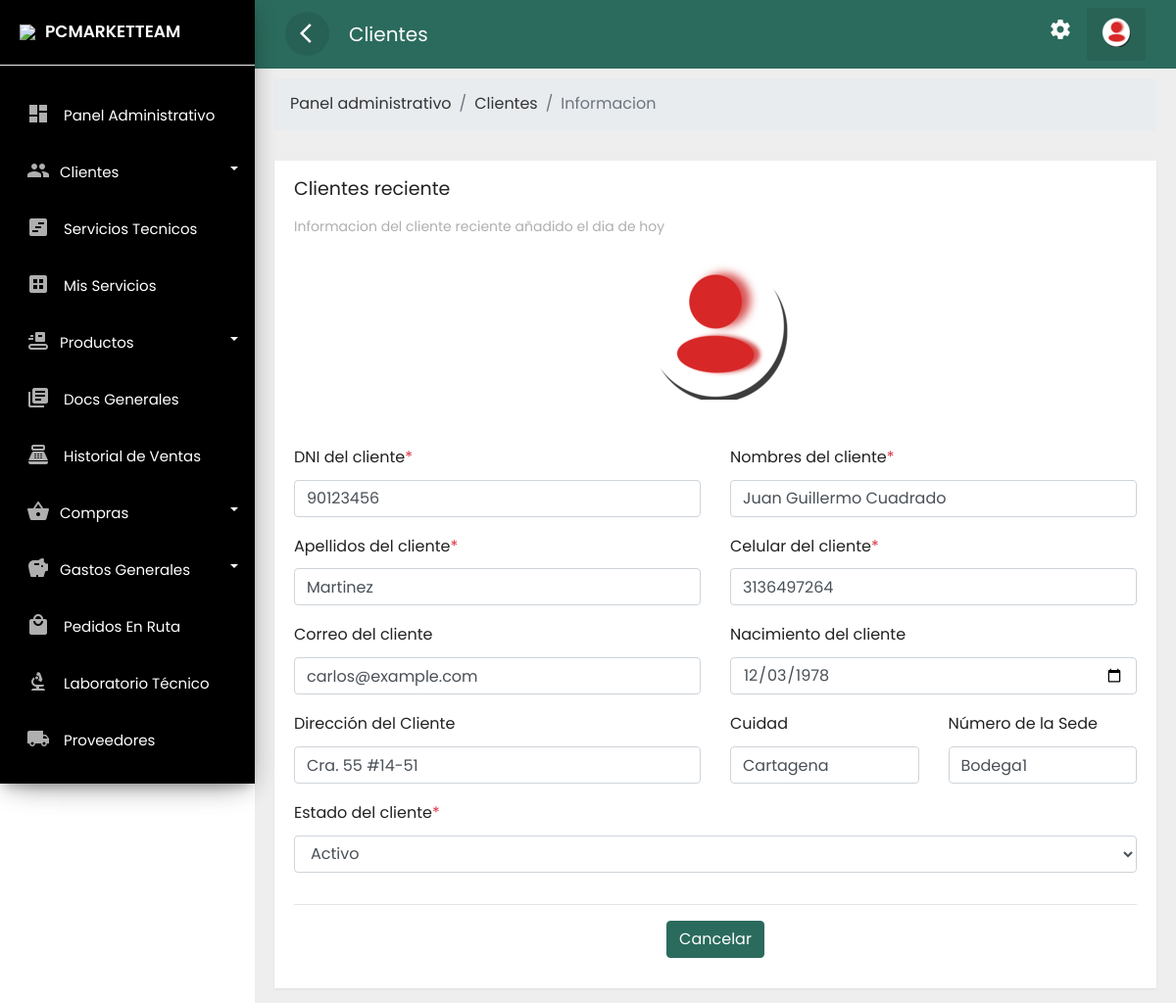
Before: /frontend/clientes/informacion.php?id=5 (signed in) with the older database file.
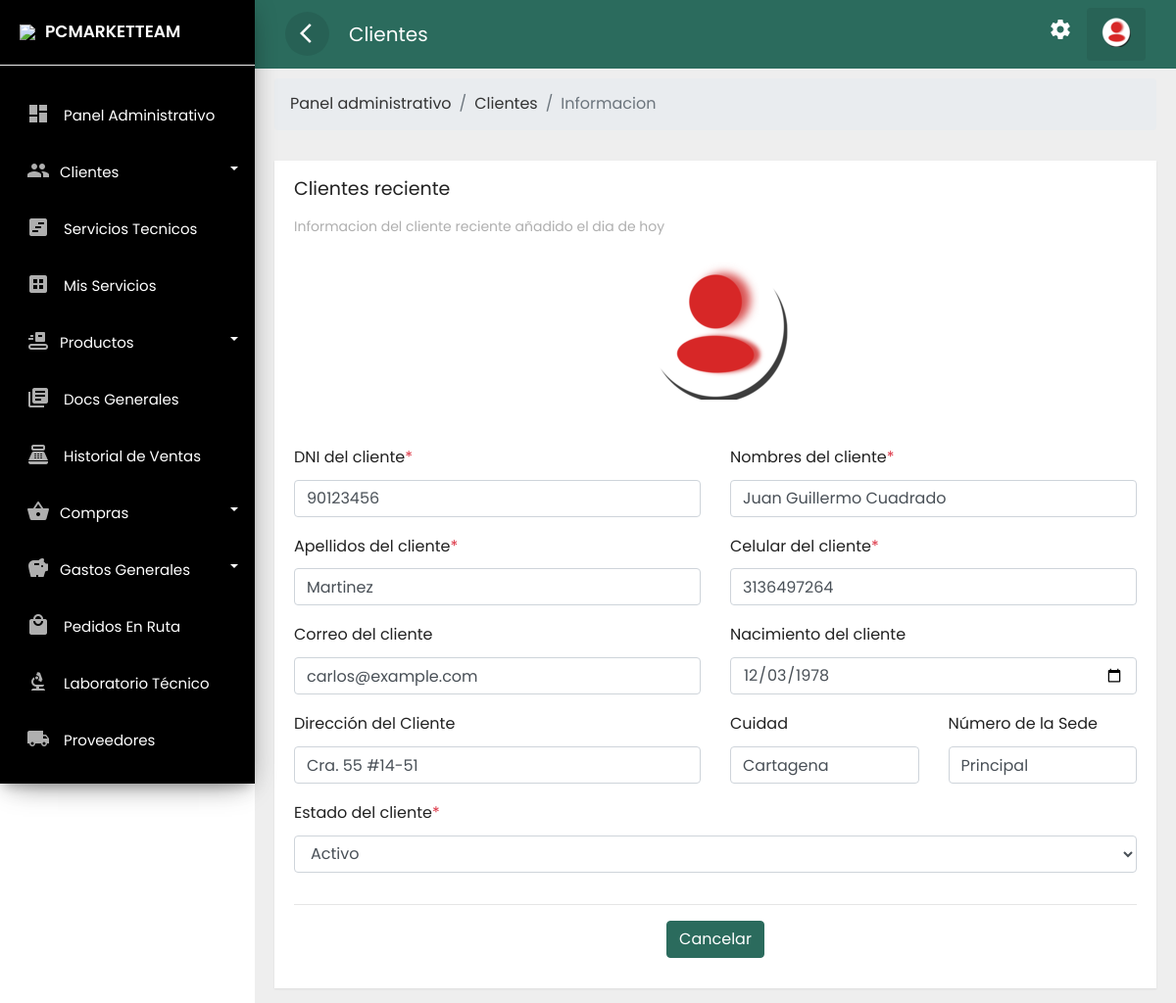
After: the same page with the newer database file.
### tables this page shows
CREATE TABLE `clientes` (
  `idclie` int(11) NOT NULL,
  `numid` char(8) NOT NULL,
  `nomcli` text NOT NULL,
  `apecli` text NOT NULL,
  `naci` date NOT NULL,
  `correo` text NOT NULL,
  `celu` char(10) NOT NULL,
  `estad` varchar(15) NOT NULL,
  `fere` timestamp NOT NULL DEFAULT current_timestamp(),
  `dircli` text DEFAULT NULL,
  `ciucli` text DEFAULT NULL,
  `idsede` text DEFAULT NULL
);

### frontend/clientes/informacion.php (the view, shortened to what the changed rows need)
<?php if(isset($_SESSION['id'])) { ?>
<!doctype html>
<html lang="es">
<head>
<link rel="stylesheet" href="../../backend/css/bootstrap.min.css">
<link rel="stylesheet" href="../../backend/css/custom.css">
<link rel="stylesheet" href="../../backend/css/loader.css">
</head>
<body>
<div class="wrapper">
<div id="content">
    <div class="main-content">
        <div class="row ">
            <div class="col-lg-12 col-md-12">
                <div class="card" style="min-height: 485px">
                    <div class="card-content table-responsive">
                        <?php
require '../../backend/bd/ctconex.php';
$id = $_GET['id'];
$sentencia = $connect->prepare("SELECT * FROM clientes  WHERE clientes.idclie= '$id';");
$sentencia->execute();
$data =  array();
if($sentencia){
while($r = $sentencia->fetchObject()){
$data[] = $r;
}
}
?>
  <?php if(count($data)>0):?>
  <?php foreach($data as $f):?>
  <form enctype="multipart/form-data" method="POST" autocomplete="off">
      <div class="row">
          <div class="col-md-12 col-lg-12">
              <div class="form-group">
                  <center><img src="../../backend/img/4d.png"></center>
              </div>
          </div>
      </div>
      <br>
      <div class="row">
          <div class="col-md-6 col-lg-6">
              <div class="form-group">
                  <label for="email">DNI del cliente<span
                          class="text-danger">*</span></label>
                  <input type="text" maxlength="12"
                      onKeypress="if (event.keyCode < 45 || event.keyCode > 57) event.returnValue = false;"
                      class="form-control" value="<?php echo  $f->numid  ; ?>"
                      name="txtnum" required placeholder="DNI del cliente">
              </div>
          </div>
          <div class="col-md-6 col-lg-6">
              <div class="form-group">
                  <label for="email">Nombres del cliente<span
                          class="text-danger">*</span></label>
                  <input type="text" value="<?php echo  $f->nomcli  ; ?>"
                      class="form-control" name="txtnaame" required
                      placeholder="Nombre de la cliente">
              </div>
          </div>
      </div>
      <div class="row">
          <div class="col-md-6 col-lg-6">
              <div class="form-group">
                  <label for="email">Apellidos del cliente<span
                          class="text-danger">*</span></label>
                  <input type="text" class="form-control"
                      value="<?php echo  $f->apecli  ; ?>" name="txtape" required
                      placeholder="Apellido del cliente">
              </div>
          </div>
          <div class="col-md-6 col-lg-6">
              <div class="form-group">
                  <label for="email">Celular del cliente<span
                          class="text-danger">*</span></label>
                  <input type="text" class="form-control" maxlength="12"
                      onKeypress="if (event.keyCode < 45 || event.keyCode > 57) event.returnValue = false;"
                      value="<?php echo  $f->celu  ; ?>" name="txtcel" required
                      placeholder="Celular de la cliente">
              </div>
          </div>
      </div>
      <div class="row">
          <div class="col-md-6 col-lg-6">
              <div class="form-group">
                  <label for="email">Correo del cliente</label>
                  <input type="email" class="form-control"
                      value="<?php echo  $f->correo  ; ?>" name="txtema"
                      placeholder="Correo del cliente">
              </div>
          </div>
          <div class="col-md-6 col-lg-6">
              <div class="form-group">
                  <label for="email">Nacimiento del cliente</label>
                  <input type="date" class="form-control"
                      value="<?php echo  $f->naci  ; ?>" name="txtnaci" placeholder="">
              </div>
          </div>
      </div>
      <div class="row">
          <div class="col-md-6 col-lg-6">
              <div class="form-group">
                  <label for="text">Dirección del Cliente</label>
                  <input type="text" class="form-control"
                      value="<?php echo  $f->dircli  ; ?>" name="txtdire"
                      placeholder="Direcion del Cliente">
              </div>
          </div>
          <div class="col-md-3 col-lg-3">
              <div class="form-group">
                  <label for="text">Cuidad</label>
                  <input type="text" class="form-control"
                      value="<?php echo  $f->ciucli  ; ?>" name="txtciud" placeholder="Cuidad">
              </div>
          </div>
          <div class="col-md-3 col-lg-3">
              <div class="form-group">
                  <label for="text">Número de la Sede</label>
                  <input type="text" class="form-control"
                      value="<?php echo  $f->idsede  ; ?>" name="txtsede" placeholder="Numero de la Sede">
              </div>
          </div>
      </div>
      <div class="row">
          <div class="col-md-12 col-lg-12">
              <div class="form-group">
                  <label for="email">Estado del cliente<span
                          class="text-danger">*</span></label>
                  <select class="form-control" required name="txtesta">
                      <option value="<?php echo  $f->estad  ; ?>">
                          <?php echo  $f->estad  ; ?></option>
                  </select>
              </div>
          </div>
      </div>
      <hr>
      <center>
      <div class="form-group">
          <div class="col-sm-12">
              <a class="btn btn-danger text-white"
                  href="../clientes/mostrar.php">Cancelar</a>
          </div>
      </div>
  </form>
  <?php endforeach; ?>
  <?php else:?>
  <div class="alert alert-warning" role="alert">
      No se encontró ningún dato!
  </div>
  <?php endif; ?>
</div>
</div>
</div>
</div>
</div>
</div>
</div>
</body>
</html>
<?php }else{
header('Location: ../error404.php');
} ?>

Changed rows visible on the page:
changed clientes "Juan Guillermo Cuadrado": txtsede "Bodega1" → "Principal"
